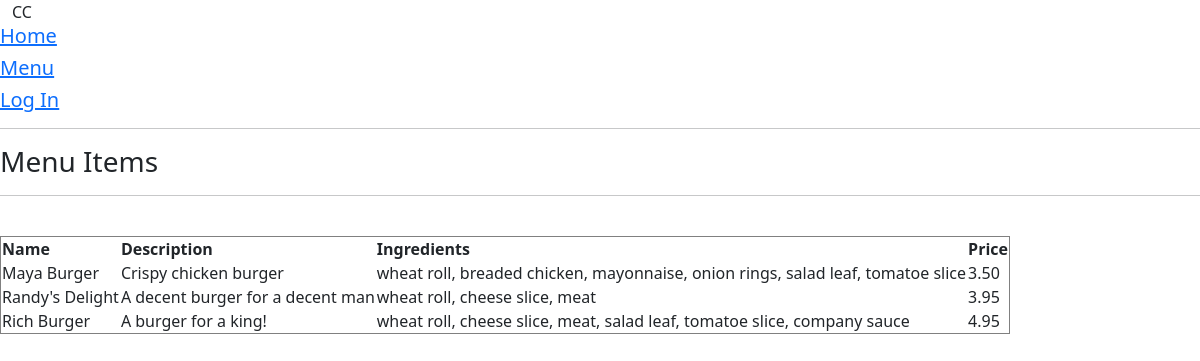
The app's page /menu_items/list with its own data.
### crispy_crab/models.py (models this page shows, shortened)
class MenuItems(models.Model):
    item_name = models.CharField(max_length=30, unique=True)
    item_description = models.CharField(max_length=150, default="recipe requirements not complete")
    item_price = models.DecimalField(max_digits=5, decimal_places=2, default=0)
    class Meta:
        ordering = ['item_name']
    def ingredients(self):
        ing_list = [i.ingredient.ing_name for i in self.reciperequirements_set.all()]
        ing_string = ", ".join(x for x in ing_list)
        return ing_string
    def is_available(self):
        result = []
        for i in self.reciperequirements_set.all():
            if i.quantity <= i.ingredient.ing_quantity:
                result.append(True)
            else:
                result.append(False)
        return all(result)

class RecipeRequirements(models.Model):
    menu_item = models.ForeignKey(MenuItems, on_delete=models.CASCADE)
    ingredient = models.ForeignKey(Ingredients, on_delete=models.CASCADE)
    quantity = models.IntegerField(default=1)
    class Meta:
        ordering = ['menu_item']

class Ingredients(models.Model):
    PIECE = "PC"
    GRAM = "GR"
    MILLILITRE = "ML"
    INGREDIENT_UNIT_CHOICES = [
        (PIECE, "pcs."),
        (GRAM, "gr."),
        (MILLILITRE, "ml")
    ]
    ing_name = models.CharField(max_length=25, unique=True)
    ing_quantity = models.IntegerField(default=0)
    multi_pack_quantity = models.IntegerField(default=1)
    unit = models.CharField(max_length=2, choices=INGREDIENT_UNIT_CHOICES, default=PIECE)
    multi_pack_price = models.DecimalField(max_digits=8, decimal_places=2)
    minimal_quantity = models.IntegerField(default=0)
    class Meta:
        ordering = ['ing_name']

### crispy_crab/views.py (the view)
# urls.py: path('menu_items/list', views.MenuItemsList.as_view(), name='menuitemslist'),
class MenuItemsList(ListView):
    model = MenuItems
    template_name = "crispy_crab/menu_items_list.html"

### crispy_crab/templates/crispy_crab/menu_items_list.html
{% extends "crispy_crab/base.html" %}
{% block content %}
<hr>
<h3>Menu Items</h3>
<hr>
<br>
<table border = 1 id="menu_items_table">
  <tr>
    <th>Name</th>
    <th>Description</th>
    <th>Ingredients</th>
    <th>Price</th>
  </tr>
{% for menu_item in menuitems_list  %}
{% if menu_item.item_description != "recipe requirements not complete" and menu_item.is_available is True %}
<tr>
  <td>{{ menu_item.item_name }} </td>
  <td>{{ menu_item.item_description }} </td>
  <td>{{ menu_item.ingredients }} </td>
  <td>{{ menu_item.item_price }} </td>
</tr>
{% endif %}
{% endfor %}
</table>
{% endblock %}

### crispy_crab/templates/crispy_crab/base.html (shortened to what this page needs)
<head>
    <link href="https://cdn.jsdelivr.net/npm/bootstrap@5.3.0-alpha3/dist/css/bootstrap.min.css" rel="stylesheet">
</head>
<body>
<nav class ="navbar-default">
    <div class="container-fluid">
        <a class="navbar-brand" href="{% url 'home' %}">CC</a>
    </div>
</nav>
<a href="{% url 'home' %}"><h5>Home</h5></a>
<a href="{% url 'menuitemslist' %}"><h5>Menu</h5></a>
{% if not user.is_authenticated %}
<a href="{% url 'login' %}"><h5>Log In</h5></a>
{% endif %}
    {% block content %}
    {% endblock %}
</body>

### records on screen
MenuItems: item_name "Maya Burger", item_description "Crispy chicken burger", ingredients "wheat roll, breaded chicken, mayonnaise, onion rings, salad leaf, tomatoe slice", item_price "3.50"
MenuItems: item_name "Randy's Delight", item_description "A decent burger for a decent man", ingredients "wheat roll, cheese slice, meat", item_price "3.95"
MenuItems: item_name "Rich Burger", item_description "A burger for a king!", ingredients "wheat roll, cheese slice, meat, salad leaf, tomatoe slice, company sauce", item_price "4.95"
